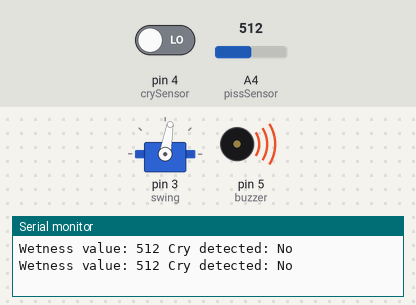
Bench run of a sketch on a simulated Arduino Uno, built with avr-gcc and run on an emulated ATmega328P. On the bench: servo, buzzer (waves = sounding), the last lines printed to the serial monitor. Inputs (shaded band) come from the test bench; at power-on: A4 (pissSensor) = 512, pin 4 (crySensor) LOW.

Above: at 8.3 s.
8.4 s: A4 (pissSensor) set to 810
At 8.9 s:
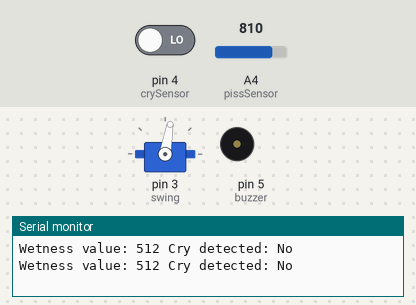
21.4 s: pin 4 (crySensor) driven HIGH
At 21.77 s:
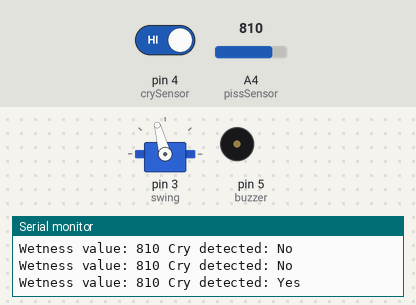
28.9 s: A4 (pissSensor) set to 782
At 41.34 s:
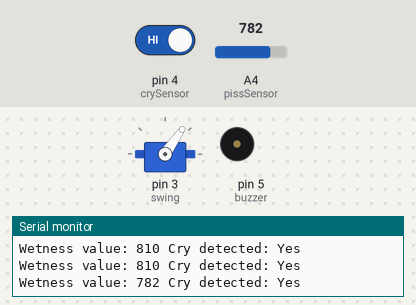
43.9 s: A4 (pissSensor) set to 790
Timing chart, 0 to 52.4 s (numbered marks = the images above; inputs shaded):
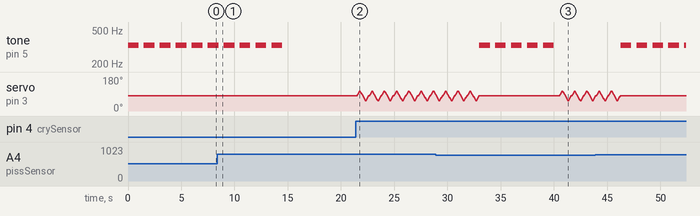

The sketch:

Sketch_IoT_Baby_Cradle.ino
```cpp
// CradlEaSE
// Embedded Based Baby Cradle with Raindrop and Sound Sensor

// Group 6:
// 2702228892 - Nelson Ferdinand Wangsaputra
// 2702261580 - Jayson Kelvin
// 2702275604 - Nisa Jamalia Hanif

#include <Servo.h>

int pissSensor = A4; // Using rain sensor, set to analog pin for accurate wet indicator
int crySensor = 4; // Using sound sensor, set to digital pin, with pre-adjusted sensitivity using the built in potentiometer from the sound sensor
int wetThreshold = 800; // Wetness level threshold for the pissSensor to detect
int loudThreshold = HIGH; // Loudness level threshold, set to just HIGH as sensitivity has been already adjusted from the sound sensor (using potentiometer)
int buzzer = 5; // Buzzer to notify the parents when the baby pisses

Servo swing; //Servo to swing the baby cradle when the baby cries

void setup(){
  Serial.begin(9600);
  pinMode(crySensor, INPUT);
  pinMode(buzzer, OUTPUT);
  swing.attach(3);
  swing.write(80); //Initialization, neutral position
}

void loop(){
  int wetLevel = analogRead(pissSensor); // The lower the value, the wetter it is
  int loudLevel = digitalRead(crySensor);

  // For debugging purpose
  Serial.print("Wetness value: ");
  Serial.print(wetLevel);
  Serial.print(" Cry detected: ");
  loudLevel == loudThreshold? Serial.println("Yes") : Serial.println("No");

  // Baby pisses
  if(wetLevel < wetThreshold){
    // Tone buzzer 5 times
    for(int i = 0; i<5; i++){
      tone(buzzer, 330);
      delay(1000);
      noTone(buzzer);
      delay(500);
    }
  }

  // Baby cries
  if(loudLevel == loudThreshold){
    // Swing cradle 5 times
    for(int j = 0; j<5; j++){
      //Smooth swing motion
      for (int i = 80; i<=105; i+=5){
        swing.write(i);
        delay(50);
      }
      for (int i = 105; i>=55; i-=5){
        swing.write(i);
        delay(50);
      }
      for (int i = 55; i<=80; i+=5){
        swing.write(i);
        delay(50);
      }
    }
  }

  //Return to neutral position
  else swing.write(80);
}
```

Measured:
- the behaviour switches between 800 and 799 on A4 (pissSensor) (found by bisection; images 2 and 3)
- after the input at 8.4 s, tone on pin 5 (buzzer): goes on until 14.5 s, then stays silent
- after the input at 21.4 s, servo on pin 3 (swing): 80° → 85° after 0.13 s, then repeats every 1.2 s: 90° 0.05 s, 95° 0.05 s, 100° 0.05 s, 105° 0.10 s, 100° 0.05 s, 95° 0.05 s, 90° 0.05 s, 85° 0.05 s, 80° 0.05 s, 75° 0.05 s, 70° 0.05 s, 65° 0.05 s, 60° 0.05 s, 55° 0.10 s, 60° 0.05 s, 65° 0.05 s, 70° 0.05 s, 75° 0.05 s, 80° 0.10 s, 85° 0.05 s
- after the input at 28.9 s, tone on pin 5 (buzzer): alternates 330 Hz for 1.0 s and silent for 0.50 s, 10 changes in all, then stays silent, starting after 4.1 s
- by itself, tone on pin 5 (buzzer): alternates 330 Hz for 1.0 s and silent for 0.50 s
